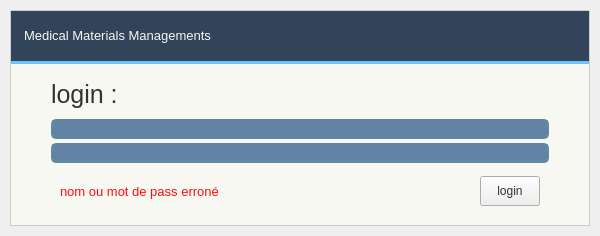
<?xml version="1.0" encoding="UTF-8"?>
<ui version="4.0">
 <class>MainWindow</class>
 <widget class="QMainWindow" name="MainWindow">
  <property name="enabled">
   <bool>true</bool>
  </property>
  <property name="geometry">
   <rect>
    <x>0</x>
    <y>0</y>
    <width>600</width>
    <height>236</height>
   </rect>
  </property>
  <property name="sizePolicy">
   <sizepolicy hsizetype="Fixed" vsizetype="Fixed">
    <horstretch>0</horstretch>
    <verstretch>0</verstretch>
   </sizepolicy>
  </property>
  <property name="minimumSize">
   <size>
    <width>600</width>
    <height>220</height>
   </size>
  </property>
  <property name="maximumSize">
   <size>
    <width>600</width>
    <height>236</height>
   </size>
  </property>
  <property name="windowTitle">
   <string>Login</string>
  </property>
  <widget class="QWidget" name="centralwidget">
   <property name="styleSheet">
    <string notr="true">

QWidget{
	color: #333;
	font: 10pt &quot;Segoe UI&quot;;
}


QToolTip {
	color: #333;
	background-color: #f8f8f2;
	border: 1px solid #CCC;
	background-image: none;
	background-position: left center;
    background-repeat: no-repeat;
	border: none;
	border-left: 2px solid #6CC6FD;
	text-align: left;
	padding-left: 8px;
	margin: 0px;
}

/* /////////////////////////////////////////////////////////////////////////////////////////////////
Bg App */
#bgApp {	
	background-color: #f8f8f2;
	border: 1px solid #CCC;
    color: #44495A;
}

/* /////////////////////////////////////////////////////////////////////////////////////////////////
Left Menu */
#leftMenuBg {	
	background-color: #1E2C39;
}
#topLogo {
	background-color: #1E2C39;
	background-image: url(:/images/images/images/PyDracula.png);
	background-position: centered;
	background-repeat: no-repeat;
}
#titleLeftApp { font: 63 12pt &quot;Segoe UI Semibold&quot;; color: #f8f8f2; }
#titleLeftDescription { font: 8pt &quot;Segoe UI&quot;; color: #6CCDFD; }

/* MENUS */
#topMenu .QPushButton {	
	background-position: left center;
    background-repeat: no-repeat;
	border: none;
	border-left: 22px solid transparent;
	background-color: transparent;
	text-align: left;
	padding-left: 44px;
    color: #f8f8f2;
}
#topMenu .QPushButton:hover {
	background-color: #657990;
}
#topMenu .QPushButton:pressed {	
	background-color: #40546B;
	color: rgb(255, 255, 255);
}
#bottomMenu .QPushButton {	
	background-position: left center;
    background-repeat: no-repeat;
	border: none;
	border-left: 20px solid transparent;
	background-color:transparent;
	text-align: left;
	padding-left: 44px;
    color: #f8f8f2;
}
#bottomMenu .QPushButton:hover {
	background-color: #657990;
}
#bottomMenu .QPushButton:pressed {	
	background-color: #40546B;
	color: rgb(255, 255, 255);
}
#leftMenuFrame{
	border-top: 3px solid #6A95B1;
}

/* Toggle Button */
#toggleButton {
	background-position: left center;
    background-repeat: no-repeat;
	border: none;
	border-left: 20px solid transparent;
	background-color: #5B7F96;
	text-align: left;
	padding-left: 44px;
	color: #f8f8f2;
}
#toggleButton:hover {
	background-color: #657990;
}
#toggleButton:pressed {	
	background-color: #40546B;
	color: rgb(255, 255, 255);
}

/* Title Menu */
#titleRightInfo { padding-left: 10px; }


/* /////////////////////////////////////////////////////////////////////////////////////////////////
Extra Tab */
#extraLeftBox {	
	background-color: #2C3F50;
    color: #f8f8f2;
}
#extraTopBg{	
	background-color: rgb(128, 191, 206)
}

/* Icon */
#extraIcon {
	background-position: center;
	background-repeat: no-repeat;
	background-image: url(:/icons/images/icons/icon_settings.png);
}

/* Label */
#extraLabel { color: rgb(255, 255, 255); }

/* Btn Close */
#extraCloseColumnBtn { background-color: rgba(255, 255, 255, 0); border: none;  border-radius: 5px; }
#extraCloseColumnBtn:hover { background-color: rgb(101, 121, 144); border-style: solid; border-radius: 4px; }
#extraCloseColumnBtn:pressed { background-color: rgb(64, 84, 107); border-style: solid; border-radius: 4px; }

/* Extra Content */
#extraContent{
	border-top: 3px solid #2C3F50;
}

/* Extra Top Menus */
#extraTopMenu .QPushButton {
    background-position: left center;
    background-repeat: no-repeat;
	border: none;
	border-left: 22px solid transparent;
	background-color:transparent;
	text-align: left;
	padding-left: 44px;
    color: #f8f8f2;
}
#extraTopMenu .QPushButton:hover {
	background-color: #657990;
}
#extraTopMenu .QPushButton:pressed {	
	background-color: rgb(128, 187, 206);
	color: rgb(255, 255, 255);
}

/* /////////////////////////////////////////////////////////////////////////////////////////////////
Content App */
#contentTopBg{	
	background-color: #314459;
}
#contentBottom{
	border-top: 3px solid #6CC2FD;
}
#titleRightInfo{
    color: #f8f8f2;
}

/* Top Buttons */
#rightButtons .QPushButton { background-color: rgba(255, 255, 255, 0); border: none;  border-radius: 5px; }
#rightButtons .QPushButton:hover { background-color: #657990; border-style: solid; border-radius: 4px; }
#rightButtons .QPushButton:pressed { background-color: #40546B; border-style: solid; border-radius: 4px; }

/* Theme Settings */
#extraRightBox { background-color: #314459; }
#themeSettingsTopDetail { background-color: #314459; }

/* Bottom Bar */
#bottomBar { background-color: #314459 }
#bottomBar QLabel { font-size: 11px; color: #f8f8f2; padding-left: 10px; padding-right: 10px; padding-bottom: 2px; }

/* CONTENT SETTINGS */
/* MENUS */
#contentSettings .QPushButton {
    background-position: left center;
    background-repeat: no-repeat;
	border: none;
	border-left: 22px solid transparent;
	background-color:transparent;
	text-align: left;
	padding-left: 44px;
    color: #f8f8f2;
}
#contentSettings .QPushButton:hover {
	background-color: #657990;
}
#contentSettings .QPushButton:pressed {	
	background-color: #40546B;
	color: rgb(255, 255, 255);
}
/* /////////////////////////////////////////////////////////////////////////////////////////////////
QTableWidget */
QTableWidget {	
	background-color: transparent;
	padding: 10px;
	border-radius: 5px;
	gridline-color: #94B2D1;
    outline: none;
}
QTableWidget::item{
	border-color: #9FB9DA;
	padding-left: 5px;
	padding-right: 5px;
	gridline-color: #9FBDDA;
}
QTableWidget::item:selected{
	background-color: #8DAFD5;
    color: #f8f8f2;
}
QHeaderView::section{
	background-color: #6288A4;
	max-width: 30px;
	border: none;
	border-style: none;
}
QTableWidget::horizontalHeader {	
	background-color: #6283A4;
}
QHeaderView::section:horizontal
{
    border: 1px solid #6283A4;
	background-color: #6283A4;
	padding: 3px;
	border-top-left-radius: 7px;
    border-top-right-radius: 7px;
    color: #f8f8f2;
}
QHeaderView::section:vertical
{
    border: 1px solid #6283A4;
}

/* /////////////////////////////////////////////////////////////////////////////////////////////////
LineEdit */
QLineEdit {
	background-color: #6283A4;
	border-radius: 5px;
	border: 2px solid #6289A4;
	padding-left: 10px;
	selection-color: rgb(255, 255, 255);
	selection-background-color: #243E5B;
    color: #f8f8f2;
}
QLineEdit:hover {
	border: 2px solid rgb(64, 71, 88);
}
QLineEdit:focus {
	border: 2px solid #6283A4;
}

/* /////////////////////////////////////////////////////////////////////////////////////////////////
PlainTextEdit */
QPlainTextEdit {
	background-color: #6283A4;
	border-radius: 5px;
	padding: 10px;
	selection-color: rgb(255, 255, 255);
	selection-background-color: #243E5B;
    color: #f8f8f2;
}
QPlainTextEdit  QScrollBar:vertical {
    width: 8px;
 }
QPlainTextEdit  QScrollBar:horizontal {
    height: 8px;
 }
QPlainTextEdit:hover {
	border: 2px solid rgb(64, 71, 88);
}
QPlainTextEdit:focus {
	border: 2px solid #6283A4;
}

/* /////////////////////////////////////////////////////////////////////////////////////////////////
ScrollBars */
QScrollBar:horizontal {
    border: none;
    background: #6283A4;
    height: 8px;
    margin: 0px 21px 0 21px;
	border-radius: 0px;
}
QScrollBar::handle:horizontal {
    background: #2B5D7A;
    min-width: 25px;
	border-radius: 4px
}
QScrollBar::add-line:horizontal {
    border: none;
    background: #6283A4;
    width: 20px;
	border-top-right-radius: 4px;
    border-bottom-right-radius: 4px;
    subcontrol-position: right;
    subcontrol-origin: margin;
}
QScrollBar::sub-line:horizontal {
    border: none;
    background: #6283A4;
    width: 20px;
	border-top-left-radius: 4px;
    border-bottom-left-radius: 4px;
    subcontrol-position: left;
    subcontrol-origin: margin;
}
QScrollBar::up-arrow:horizontal, QScrollBar::down-arrow:horizontal
{
     background: none;
}
QScrollBar::add-page:horizontal, QScrollBar::sub-page:horizontal
{
     background: none;
}
 QScrollBar:vertical {
	border: none;
    background-color: #6283A4;
    width: 8px;
    margin: 21px 0 21px 0;
	border-radius: 0px;
 }
 QScrollBar::handle:vertical {	
	background: #2B5D7A;
    min-height: 25px;
	border-radius: 4px
 }
 QScrollBar::add-line:vertical {
     border: none;
    background: #6283A4;
     height: 20px;
	border-bottom-left-radius: 4px;
    border-bottom-right-radius: 4px;
     subcontrol-position: bottom;
     subcontrol-origin: margin;
 }
 QScrollBar::sub-line:vertical {
	border: none;
    background: #6283A4;
     height: 20px;
	border-top-left-radius: 4px;
    border-top-right-radius: 4px;
     subcontrol-position: top;
     subcontrol-origin: margin;
 }
 QScrollBar::up-arrow:vertical, QScrollBar::down-arrow:vertical {
     background: none;
 }

 QScrollBar::add-page:vertical, QScrollBar::sub-page:vertical {
     background: none;
 }

/* /////////////////////////////////////////////////////////////////////////////////////////////////
CheckBox */
QCheckBox::indicator {
    border: 3px solid #6283A4;
	width: 15px;
	height: 15px;
	border-radius: 10px;
    background: #6283A4;
}
QCheckBox::indicator:hover {
    border: 3px solid rgb(119, 157, 187);
}
QCheckBox::indicator:checked {
    background: 3px solid #384D62;
	border: 3px solid #6283A4;
	background-image: url(:/icons/images/icons/cil-check-alt.png);
}

/* /////////////////////////////////////////////////////////////////////////////////////////////////
RadioButton */
QRadioButton::indicator {
    border: 3px solid #6283A4;
	width: 15px;
	height: 15px;
	border-radius: 10px;
    background: #6283A4;
}
QRadioButton::indicator:hover {
    border: 3px solid rgb(119, 157, 187);
}
QRadioButton::indicator:checked {
    background: 3px solid #384D62;
	border: 3px solid #6283A4;
}

/* /////////////////////////////////////////////////////////////////////////////////////////////////
ComboBox */
QComboBox{
	background-color: #6283A4;
	border-radius: 5px;
	border: 2px solid #6272a4;
	padding: 5px;
	padding-left: 10px;
    color: #f8f8f2;
}
QComboBox:hover{
	border: 2px solid #7498BA;
}
QComboBox::drop-down {
	subcontrol-origin: padding;
	subcontrol-position: top right;
	width: 25px; 
	border-left-width: 3px;
	border-left-color: #6285A4;
	border-left-style: solid;
	border-top-right-radius: 3px;
	border-bottom-right-radius: 3px;	
	background-image: url(:/icons/images/icons/cil-arrow-bottom.png);
	background-position: center;
	background-repeat: no-reperat;
 }
QComboBox QAbstractItemView {
	color: #9CCBF9;
	background-color: #6283A4;
	padding: 10px;
	selection-background-color: #6283A4;
}

/* /////////////////////////////////////////////////////////////////////////////////////////////////
Sliders */
QSlider::groove:horizontal {
    border-radius: 5px;
    height: 10px;
	margin: 0px;
	background-color: #6283A4;
}
QSlider::groove:horizontal:hover {
	background-color: #6283A4;
}
QSlider::handle:horizontal {
    background-color: #2B5D7A;
    border: none;
    height: 10px;
    width: 10px;
    margin: 0px;
	border-radius: 5px;
}
QSlider::handle:horizontal:hover {
    background-color: #234C64;
}
QSlider::handle:horizontal:pressed {
    background-color: #234C64;
}

QSlider::groove:vertical {
    border-radius: 5px;
    width: 10px;
    margin: 0px;
	background-color: #6283A4;
}
QSlider::groove:vertical:hover {
	background-color: #627DA4;
}
QSlider::handle:vertical {
    background-color: #2B5D7A;
	border: none;
    height: 10px;
    width: 10px;
    margin: 0px;
	border-radius: 5px;
}
QSlider::handle:vertical:hover {
    background-color: #234C64;
}
QSlider::handle:vertical:pressed {
    background-color: #234C64;
}

/* /////////////////////////////////////////////////////////////////////////////////////////////////
CommandLinkButton */
#pagesContainer QCommandLinkButton {	
	color: #6283A4;
	border-radius: 5px;
	padding: 5px;
    border: 2px solid #6283A4;
    color: #6283A4;
}
#pagesContainer QCommandLinkButton:hover {	
	color: #6283A4;
	background-color: #627FA4;
}
#pagesContainer QCommandLinkButton:pressed {	
	color: #6283A4;
	background-color: #243E5B;
}

/* /////////////////////////////////////////////////////////////////////////////////////////////////
Button */
#pagesContainer QPushButton {
	border: 2px solid #627DA4;
	border-radius: 5px;
	background-color: #6283A4;
    color: #f8f8f2;
}
#pagesContainer QPushButton:hover {
	background-color: #6283A4;
	border: 2px solid #4C6987;
}
#pagesContainer QPushButton:pressed {	
	background-color: #243E5B;
	border: 2px solid #243E5B;
}




</string>
   </property>
   <layout class="QVBoxLayout" name="appMargins">
    <property name="spacing">
     <number>0</number>
    </property>
    <property name="leftMargin">
     <number>10</number>
    </property>
    <property name="topMargin">
     <number>10</number>
    </property>
    <property name="rightMargin">
     <number>10</number>
    </property>
    <property name="bottomMargin">
     <number>10</number>
    </property>
    <item>
     <widget class="QFrame" name="bgApp">
      <property name="styleSheet">
       <string notr="true"/>
      </property>
      <property name="frameShape">
       <enum>QFrame::NoFrame</enum>
      </property>
      <property name="frameShadow">
       <enum>QFrame::Raised</enum>
      </property>
      <layout class="QHBoxLayout" name="appLayout">
       <property name="spacing">
        <number>0</number>
       </property>
       <property name="leftMargin">
        <number>0</number>
       </property>
       <property name="topMargin">
        <number>0</number>
       </property>
       <property name="rightMargin">
        <number>0</number>
       </property>
       <property name="bottomMargin">
        <number>0</number>
       </property>
       <item>
        <widget class="QFrame" name="contentBox">
         <property name="frameShape">
          <enum>QFrame::NoFrame</enum>
         </property>
         <property name="frameShadow">
          <enum>QFrame::Raised</enum>
         </property>
         <layout class="QVBoxLayout" name="verticalLayout_2">
          <property name="spacing">
           <number>0</number>
          </property>
          <property name="leftMargin">
           <number>0</number>
          </property>
          <property name="topMargin">
           <number>0</number>
          </property>
          <property name="rightMargin">
           <number>0</number>
          </property>
          <property name="bottomMargin">
           <number>0</number>
          </property>
          <item>
           <widget class="QFrame" name="contentTopBg">
            <property name="minimumSize">
             <size>
              <width>0</width>
              <height>50</height>
             </size>
            </property>
            <property name="maximumSize">
             <size>
              <width>16777215</width>
              <height>50</height>
             </size>
            </property>
            <property name="frameShape">
             <enum>QFrame::NoFrame</enum>
            </property>
            <property name="frameShadow">
             <enum>QFrame::Raised</enum>
            </property>
            <layout class="QHBoxLayout" name="horizontalLayout">
             <property name="spacing">
              <number>0</number>
             </property>
             <property name="leftMargin">
              <number>0</number>
             </property>
             <property name="topMargin">
              <number>0</number>
             </property>
             <property name="rightMargin">
              <number>10</number>
             </property>
             <property name="bottomMargin">
              <number>0</number>
             </property>
             <item>
              <widget class="QFrame" name="leftBox">
               <property name="sizePolicy">
                <sizepolicy hsizetype="Expanding" vsizetype="Preferred">
                 <horstretch>0</horstretch>
                 <verstretch>0</verstretch>
                </sizepolicy>
               </property>
               <property name="frameShape">
                <enum>QFrame::NoFrame</enum>
               </property>
               <property name="frameShadow">
                <enum>QFrame::Raised</enum>
               </property>
               <layout class="QHBoxLayout" name="horizontalLayout_3">
                <property name="spacing">
                 <number>0</number>
                </property>
                <property name="leftMargin">
                 <number>0</number>
                </property>
                <property name="topMargin">
                 <number>0</number>
                </property>
                <property name="rightMargin">
                 <number>0</number>
                </property>
                <property name="bottomMargin">
                 <number>0</number>
                </property>
                <item>
                 <widget class="QLabel" name="titleRightInfo">
                  <property name="sizePolicy">
                   <sizepolicy hsizetype="Preferred" vsizetype="Expanding">
                    <horstretch>0</horstretch>
                    <verstretch>0</verstretch>
                   </sizepolicy>
                  </property>
                  <property name="maximumSize">
                   <size>
                    <width>16777215</width>
                    <height>45</height>
                   </size>
                  </property>
                  <property name="font">
                   <font>
                    <family>Segoe UI</family>
                    <pointsize>10</pointsize>
                    <weight>50</weight>
                    <italic>false</italic>
                    <bold>false</bold>
                   </font>
                  </property>
                  <property name="text">
                   <string>Medical Materials Managements</string>
                  </property>
                  <property name="alignment">
                   <set>Qt::AlignLeading|Qt::AlignLeft|Qt::AlignVCenter</set>
                  </property>
                 </widget>
                </item>
               </layout>
              </widget>
             </item>
             <item alignment="Qt::AlignRight">
              <widget class="QFrame" name="rightButtons">
               <property name="minimumSize">
                <size>
                 <width>0</width>
                 <height>28</height>
                </size>
               </property>
               <property name="frameShape">
                <enum>QFrame::NoFrame</enum>
               </property>
               <property name="frameShadow">
                <enum>QFrame::Raised</enum>
               </property>
               <layout class="QHBoxLayout" name="horizontalLayout_2">
                <property name="spacing">
                 <number>5</number>
                </property>
                <property name="leftMargin">
                 <number>0</number>
                </property>
                <property name="topMargin">
                 <number>0</number>
                </property>
                <property name="rightMargin">
                 <number>0</number>
                </property>
                <property name="bottomMargin">
                 <number>0</number>
                </property>
                <item>
                 <widget class="QPushButton" name="minimizeAppBtn">
                  <property name="minimumSize">
                   <size>
                    <width>28</width>
                    <height>28</height>
                   </size>
                  </property>
                  <property name="maximumSize">
                   <size>
                    <width>28</width>
                    <height>28</height>
                   </size>
                  </property>
                  <property name="cursor">
                   <cursorShape>PointingHandCursor</cursorShape>
                  </property>
                  <property name="toolTip">
                   <string>Minimize</string>
                  </property>
                  <property name="text">
                   <string/>
                  </property>
                  <property name="icon">
                   <iconset>
                    <normaloff>:/icons/images/icons/icon_minimize.png</normaloff>:/icons/images/icons/icon_minimize.png</iconset>
                  </property>
                  <property name="iconSize">
                   <size>
                    <width>20</width>
                    <height>20</height>
                   </size>
                  </property>
                 </widget>
                </item>
                <item>
                 <widget class="QPushButton" name="closeAppBtn">
                  <property name="minimumSize">
                   <size>
                    <width>28</width>
                    <height>28</height>
                   </size>
                  </property>
                  <property name="maximumSize">
                   <size>
                    <width>28</width>
                    <height>28</height>
                   </size>
                  </property>
                  <property name="cursor">
                   <cursorShape>PointingHandCursor</cursorShape>
                  </property>
                  <property name="toolTip">
                   <string>Close</string>
                  </property>
                  <property name="text">
                   <string/>
                  </property>
                  <property name="icon">
                   <iconset>
                    <normaloff>:/icons/images/icons/icon_close.png</normaloff>:/icons/images/icons/icon_close.png</iconset>
                  </property>
                  <property name="iconSize">
                   <size>
                    <width>20</width>
                    <height>20</height>
                   </size>
                  </property>
                 </widget>
                </item>
               </layout>
              </widget>
             </item>
            </layout>
           </widget>
          </item>
          <item>
           <widget class="QFrame" name="contentBottom">
            <property name="styleSheet">
             <string notr="true"/>
            </property>
            <property name="frameShape">
             <enum>QFrame::NoFrame</enum>
            </property>
            <property name="frameShadow">
             <enum>QFrame::Raised</enum>
            </property>
            <property name="lineWidth">
             <number>2</number>
            </property>
            <layout class="QVBoxLayout" name="verticalLayout_6">
             <property name="spacing">
              <number>4</number>
             </property>
             <property name="leftMargin">
              <number>40</number>
             </property>
             <property name="topMargin">
              <number>10</number>
             </property>
             <property name="rightMargin">
              <number>40</number>
             </property>
             <property name="bottomMargin">
              <number>10</number>
             </property>
             <item>
              <widget class="QLabel" name="label">
               <property name="font">
                <font>
                 <family>Segoe UI</family>
                 <pointsize>-1</pointsize>
                 <weight>50</weight>
                 <italic>false</italic>
                 <bold>false</bold>
                </font>
               </property>
               <property name="styleSheet">
                <string notr="true">font : 25px</string>
               </property>
               <property name="text">
                <string>login :</string>
               </property>
              </widget>
             </item>
             <item>
              <widget class="QLineEdit" name="lineEdit">
               <property name="styleSheet">
                <string notr="true"/>
               </property>
               <property name="clearButtonEnabled">
                <bool>true</bool>
               </property>
              </widget>
             </item>
             <item>
              <widget class="QLineEdit" name="lineEdit_2">
               <property name="echoMode">
                <enum>QLineEdit::Password</enum>
               </property>
               <property name="clearButtonEnabled">
                <bool>true</bool>
               </property>
              </widget>
             </item>
             <item>
              <widget class="QFrame" name="frame">
               <property name="sizePolicy">
                <sizepolicy hsizetype="Expanding" vsizetype="Preferred">
                 <horstretch>0</horstretch>
                 <verstretch>0</verstretch>
                </sizepolicy>
               </property>
               <property name="styleSheet">
                <string notr="true"/>
               </property>
               <property name="frameShape">
                <enum>QFrame::NoFrame</enum>
               </property>
               <property name="frameShadow">
                <enum>QFrame::Raised</enum>
               </property>
               <layout class="QHBoxLayout" name="horizontalLayout_4">
                <item>
                 <widget class="QLabel" name="label_155">
                  <property name="font">
                   <font>
                    <family>Segoe UI</family>
                    <pointsize>10</pointsize>
                    <weight>50</weight>
                    <italic>false</italic>
                    <bold>false</bold>
                   </font>
                  </property>
                  <property name="styleSheet">
                   <string notr="true">color: rgb(255, 12, 12);</string>
                  </property>
                  <property name="text">
                   <string>nom ou mot de pass erroné</string>
                  </property>
                 </widget>
                </item>
                <item>
                 <widget class="QPushButton" name="pushButton">
                  <property name="sizePolicy">
                   <sizepolicy hsizetype="Preferred" vsizetype="Fixed">
                    <horstretch>0</horstretch>
                    <verstretch>0</verstretch>
                   </sizepolicy>
                  </property>
                  <property name="minimumSize">
                   <size>
                    <width>60</width>
                    <height>30</height>
                   </size>
                  </property>
                  <property name="maximumSize">
                   <size>
                    <width>60</width>
                    <height>30</height>
                   </size>
                  </property>
                  <property name="styleSheet">
                   <string notr="true"/>
                  </property>
                  <property name="text">
                   <string>login</string>
                  </property>
                 </widget>
                </item>
               </layout>
              </widget>
             </item>
            </layout>
           </widget>
          </item>
         </layout>
        </widget>
       </item>
      </layout>
     </widget>
    </item>
   </layout>
  </widget>
 </widget>
 <resources/>
 <connections/>
</ui>
